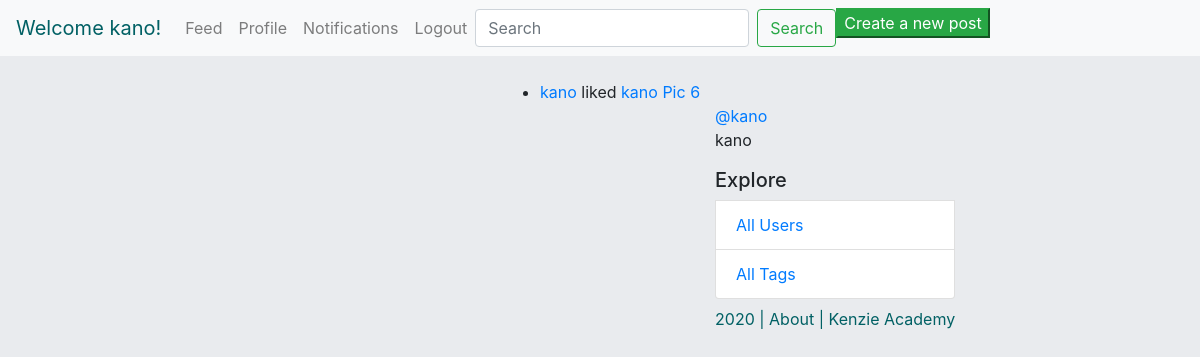
The page /notifications/ (signed in) on the database as committed earlier.
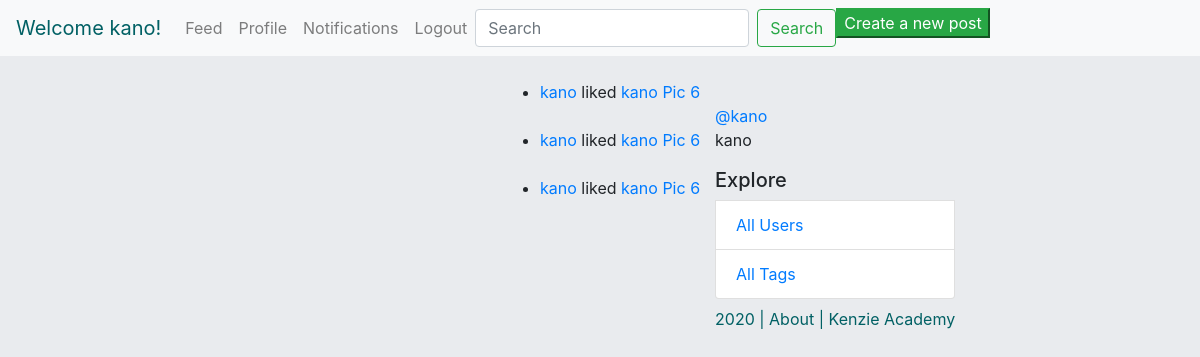
The same page on the database as committed later.
### authentication/models.py (models this page shows, shortened)
class Author(AbstractBaseUser):
    name = models.CharField(max_length=50)
    username = models.CharField(max_length=50, unique=True)
    slug = models.SlugField(null=False, unique=True)
    email = models.EmailField(max_length=100, unique=True)
    active = models.BooleanField(default=True)
    staff = models.BooleanField(default=False)
    admin = models.BooleanField(default=False)
    following = models.ManyToManyField(
        'self',
        related_name="following"
    )
    USERNAME_FIELD = 'username'
    REQUIRED_FIELDS = ['email', 'name']
    def __str__(self):
        return self.name
    @property
    def is_active(self):
        return self.active
    objects = AuthorManager()

### notification/models.py (models this page shows, shortened)
class Notification(models.Model):
    NOTIFICATION_TYPES = (
        ('like', 'Like'),
        ('comment', 'Comment'),
        ('follow', 'Follow'),
        ('mention', 'Mention'),
    )
    creator = models.ForeignKey(Author, related_name='creator', on_delete=models.CASCADE)
    to = models.ForeignKey(Author, related_name='to', on_delete=models.CASCADE)
    notification_type = models.CharField(max_length=20, choices=NOTIFICATION_TYPES)
    post = models.ForeignKey(Post, on_delete=models.CASCADE, blank=True, null=True)
    seen = models.BooleanField(default=False)
    created_timestamp = models.DateTimeField(blank=True, default=datetime.now)

### insta_backend/models.py (models this page shows, shortened)
class Post(models.Model):
    author = models.ForeignKey(
        'authentication.Author',
        on_delete=models.CASCADE
    )
    image = models.ImageField(upload_to='post_uploads/')
    caption = models.TextField(max_length=500)
    created_timestamp = models.DateTimeField(auto_now_add=True)
    updated_timestamp = models.DateTimeField(auto_now=True)
    likes = models.ManyToManyField(
        'authentication.Author',
        blank=True,
        related_name="authors_who_like_this"
        )
    comments = models.ManyToManyField(
        'authentication.Author',
        blank=True,
        related_name="authors_who_commented_this"
        )
    def __str__(self):
        return f"{self.author.name} Pic {self.id}"

### notification/views.py (the view)
# urls.py: path('notifications/', notification_view, name='notifications')
def notification_view(request):
    notifications = list(Notification.objects.filter(to=request.user))
    user = Author.objects.get(username=request.user.username)
    posts = Post.objects.filter(author=user).order_by('-created_timestamp')
    return render(request, 'notifications.html', {
        'notifications': notifications,
        'posts': posts,
    })

### notification/templates/notifications.html (shortened to what this page needs)
{% extends 'base.html' %}
{% block content %}
<div class="col d-flex mt-5 align-left" >
</div>
<div class="feed" style="margin-bottom: 10rem;">
{% for notification in notifications %}
<ul>
{% if notification.notification_type == 'like'%}
<li class='mt-4'><a href='/user/{{notification.creator.username}}/'>{{notification.creator}}</a> {{notification.notification_type}}d <a href='/post/{{notification.post.id}}/'>{{notification.post}}</a></li>
{% elif notification.notification_type == 'comment' %}
<li class='mt-4'><a href='/user/{{notification.creator.username}}/'>{{notification.creator}}</a> {{notification.notification_type}}ed on <a href='/post/{{notification.post.id}}/'>{{notification.post}}</a></li>
{% elif notification.notification_type == 'mention' %}
<li class='mt-4'><a href='/user/{{notification.creator.username}}/'>{{notification.creator}}</a> {{notification.notification_type}}ed you in <a href='/post/{{notification.post.id}}/'>{{notification.post}}</a></li>
{% elif notification.notification_type == 'follow' %}
<li class='mt-4'><a href='/user/{{notification.creator.username}}/'>{{notification.creator}}</a> {{notification.notification_type}}ed you</li>
{% endif %}
</ul>
{% endfor %}
</div>
{% endblock %}

### authentication/templates/base.html (shortened to what this page needs)
{% load static %}
<html>
    <head>
        <link rel="stylesheet" href="https://maxcdn.bootstrapcdn.com/bootstrap/4.0.0/css/bootstrap.min.css">
    </head>
    <body style='background-color: #e9ebee'>
    <nav class="navbar navbar-expand-lg navbar-light bg-light">
    {% if request.user.is_authenticated %}
        <a class="navbar-brand" style='color: #016064;' href="{% url 'home' %}">Welcome {{request.user.username}}!</a>
    {% else %}
        <a class="navbar-brand" style='color: #016064;' href="/">Welcome to Fakestagram!</a>
    {% endif %}
        <div class="collapse navbar-collapse" id="navbarNavAltMarkup">
            <div class="navbar-nav ">
                <a class="nav-item nav-link" href="{% url 'home' %}">Feed</a>
                {% if request.user.is_authenticated %}
                <a class="nav-item nav-link" href="{% url 'profile' slug=request.user.slug%}">Profile</a>
                <a class="nav-item nav-link" href="/notifications/">Notifications</a>
                <a class="nav-item nav-link" href="/logout/">Logout</a>
                {% else %}
                <a class="nav-item nav-link" href="{% url 'login' %}">Login</a>
                {% endif %}
                <form class="form-inline my-2 my-lg-0" action='/search/' method='get'>
                    <input class="form-control mr-sm-2" type="text" placeholder="Search" aria-label="Search" name="q">
                    <button class="btn btn-outline-success my-2 my-sm-0" type="submit">Search</button>
                </form>
                <a href="/post/add/"><button class="btn-success">Create a new post</button></a>
            </div>
        </div>
    </nav>
        <div class="container">
            <div class="row">
                    {% block content %}
                    {% endblock %}
                <div class="col d-flex mt-5 align-left">
                    <div>
                    {% if request.user.is_authenticated %}
                        <div>
                            <a href="{% url 'profile' slug=request.user.slug%}">@{{request.user.slug}}</a>
                            <p>{{request.user.name}}</p>
                        </div>
                    {% endif %}
                    <ul class="list-group">
                        <h5>
                        Explore
                        </h5>
                        <li class="list-group-item list-group-item-action">
                            <a href="{% url 'all_users'%}">All Users</a>
                        </li>
                        <li class="list-group-item list-group-item-action">
                            <a href="{% url 'all_tags'%}">All Tags</a>
                        </li>
                    </ul>
                    <p class='mt-2' style='color: #016064;'>2020 | <a style="text-decoration: none; color: inherit;" href="https://github.com/darveloper/insta-clone-backend">About</a> | <a style="text-decoration: none; color: inherit;" href="https://kenzie.academy">Kenzie Academy</a></p>
                    </div>
                </div>
            </div>
        </div>
    </body>
</html>

Rows that differ between the two databases and show on the page:
added Notification: creator "kano", notification_type "like", post "kano Pic 6"
added Notification: creator "kano", notification_type "like", post "kano Pic 6"
